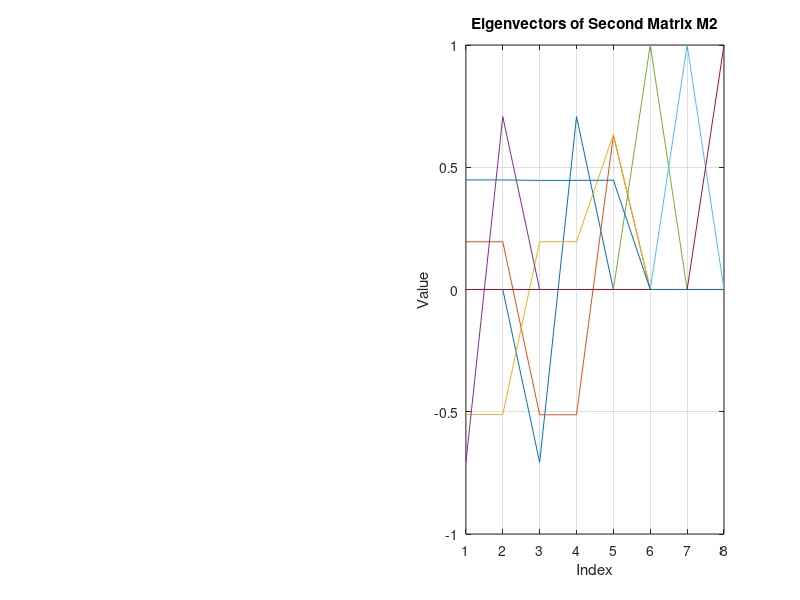

This chart was generated by the following MATLAB code:
% Define the second matrix
M2 = [
    0.01, 1, 1, 1, 1, 0, 0, 0;
    1, 0.01, 1, 1, 1, 0, 0, 0;
    1, 1, -0.01, 1, 1, 0, 0, 0;
    1, 1, 1, -0.01, 1, 0, 0, 0;
    1, 1, 1, 1, 0, 0, 0, 0;
    0, 0, 0, 0, 0, 0, 0, 0;
    0, 0, 0, 0, 0, 0, 0, 0;
    0, 0, 0, 0, 0, 0, 0, 0;
];

% Calculate eigenvalues and eigenvectors for the second matrix
[eigenvectors2, eigenvalues2] = eig(M2);

% Display matrix, eigenvalues, and eigenvectors for the second matrix
disp('Second Matrix M2:');
disp(M2);
disp('Eigenvalues for the second matrix:');
disp(diag(eigenvalues2));
disp('Eigenvectors for the second matrix:');
disp(eigenvectors2);

subplot(1,2,2);
plot(real(eigenvectors2));
title('Eigenvectors of Second Matrix M2');
xlabel('Index');
ylabel('Value');
grid on;